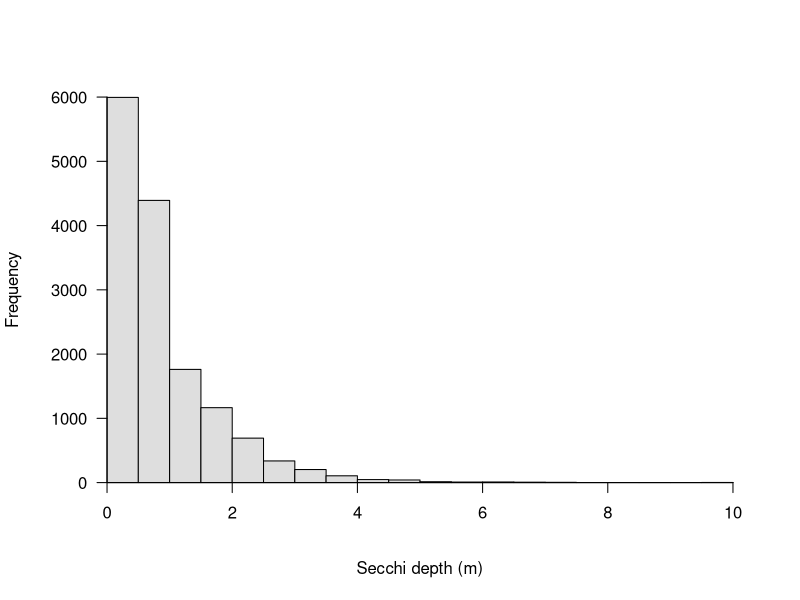
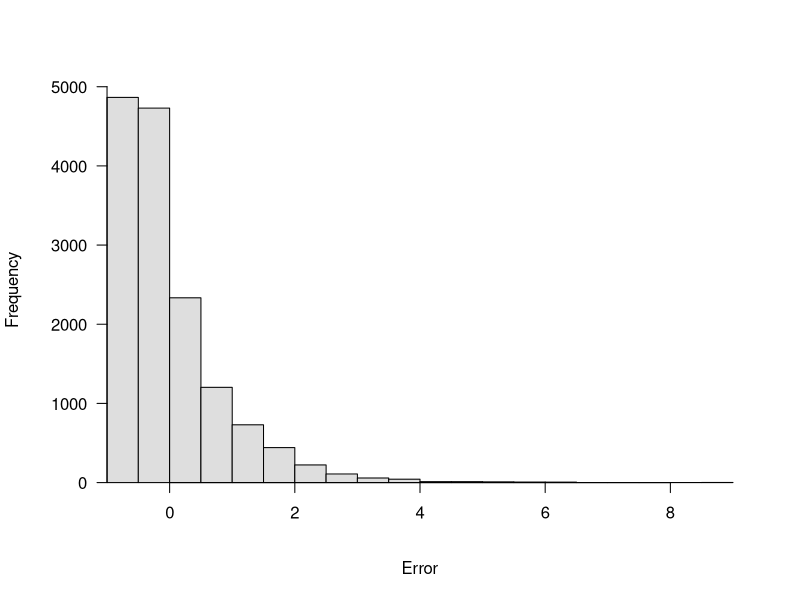
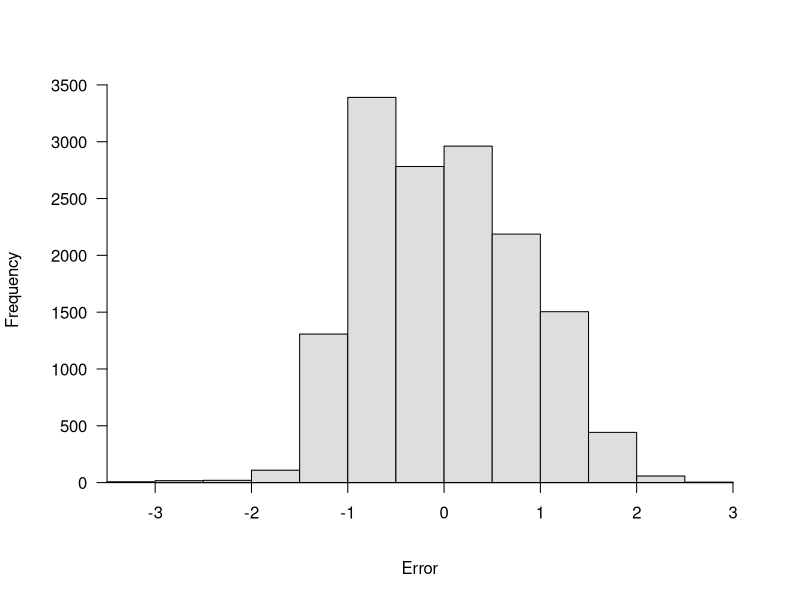
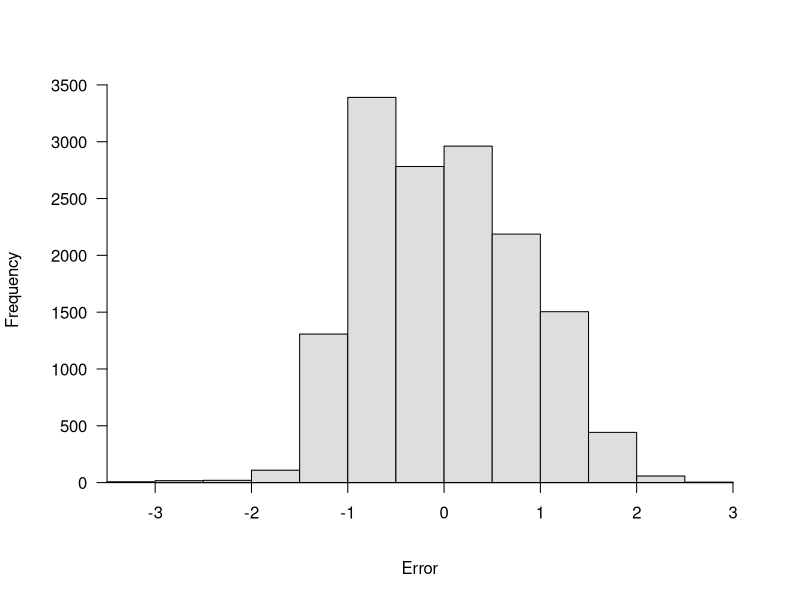

The R source for these figures, in order:
## ---- chunk 1

## ---- chunk 2
ohio <- read.csv('data/ohio.csv', stringsAsFactors = FALSE)
## ---- chunk 3
names(ohio)
## ---- chunk 4
# First, we replace Secchi..m. with Secchi
names(ohio)[7] <- "Secchi"

# Next, we replace County..Borough.Parrish.
# with just County because we are working in a 
# single state in this case, not becuase we are
# County-centric :)
names(ohio)[11] <- "County"
## ---- chunk 5
# Replace names of both at once
# because that is cooler than one
# at a time.
names(ohio)[c(7,11)] <- c('Secchi', 'County')
## ---- chunk 6
# Make the histogram
hist(ohio$Secchi, 
     col='gray87',
     yaxt='n', xaxt='n',
     xlab='Secchi depth (m)',
     main='')
axis(side=1, pos=0)
axis(side=2, las=2, pos=0)
## ---- chunk 7
# Make the histogram, this time
# subtracting the mean from each 
# value. Is the result normal?
hist(ohio$Secchi-mean(ohio$Secchi),
     col='gray87', 
     yaxt='n', xaxt='n',
     xlab='Error',
     main='')
axis(side=1, pos=0)
axis(side=2, las=2, pos=-1)
## ---- chunk 8
ohio$logSecchi <- log(ohio$Secchi)
## ---- chunk 9
# Make the histogram,
# subtracting the mean from each 
# value. Is the result normal?
hist(ohio$logSecchi-mean(ohio$logSecchi),
     col='gray87', 
     yaxt='n', xaxt='n',
     xlab='Error',
     main='')
axis(side=1, pos=0)
axis(side=2, las=2, pos=-3.5)
## ---- chunk 10
# Make the histogram.
hist(ohio$logSecchi-mean(ohio$logSecchi),
     col='gray87', 
     yaxt='n', xaxt='n',
     xlab='Error',
     main='')
axis(side=1, pos=0)
axis(side=2, las=2, pos=-3.5)
## ---- chunk 11
ohio <- ohio[ohio$GNIS.Class=="Lake" | ohio$GNIS.Class=="Reservoir", ]
## ---- chunk 12
wilcox.test(x=ohio$Secchi[ohio$GNIS.Class=='Lake'],
            y=ohio$Secchi[ohio$GNIS.Class=='Reservoir'])
## ---- chunk 13

